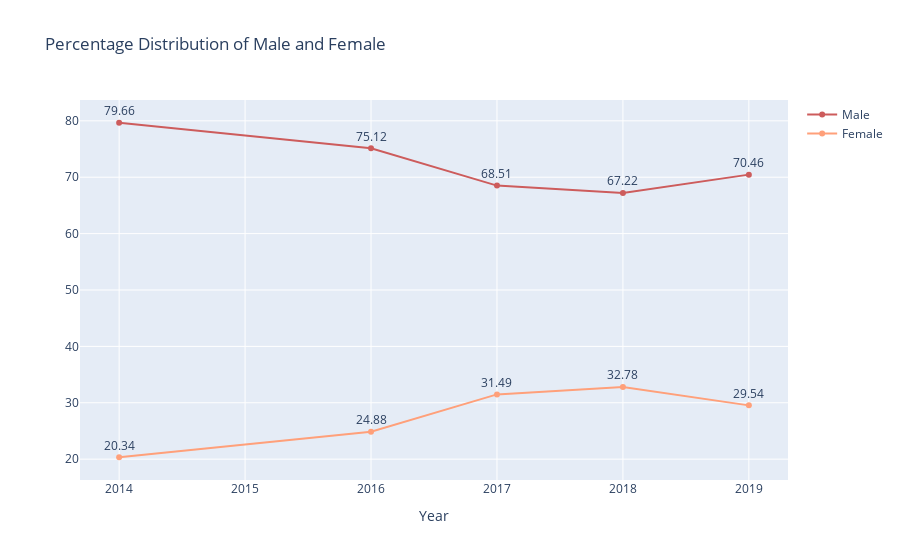

Notebook code cell kept with this figure:
### Code cell
fig = go.Figure()
fig.add_trace(
    go.Scatter(
        x=gender_gr["Year"],
        y=gender_gr["Male_proc"],
        name="Male",
        marker_color="indianred",
        text=gender_gr["Male_proc"],
        textposition="top center",
        mode="text+lines+markers",
    )
)

fig.add_trace(
    go.Scatter(
        x=gender_gr["Year"],
        y=gender_gr["Female_proc"],
        name="Female",
        marker_color="lightsalmon",
        text=gender_gr["Female_proc"],
        textposition="top center",
        mode="text+lines+markers",
    )
)

fig.update_layout(
    title="Percentage Distribution of Male and Female",
    xaxis=dict(title=dict(text="Year")),
)

### Figure 1 — Plotly figure (JSON) as saved in the notebook; plotly's stock layout.template omitted (floating-point values rounded to 4 significant figures)
{"data": [{"marker": {"color": "indianred"}, "mode": "text+lines+markers", "name": "Male", "text": [79.66, 75.12, 68.51, 67.22, 70.46], "textposition": "top center", "type": "scatter", "x": [2014, 2016, 2017, 2018, 2019], "y": [79.66, 75.12, 68.51, 67.22, 70.46]}, {"marker": {"color": "lightsalmon"}, "mode": "text+lines+markers", "name": "Female", "text": [20.34, 24.88, 31.49, 32.78, 29.54], "textposition": "top center", "type": "scatter", "x": [2014, 2016, 2017, 2018, 2019], "y": [20.34, 24.88, 31.49, 32.78, 29.54]}], "layout": {"title": {"text": "Percentage Distribution of Male and Female"}, "xaxis": {"title": {"text": "Year"}}}}
